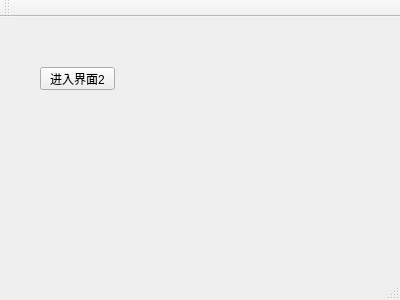
<?xml version="1.0" encoding="UTF-8"?>
<ui version="4.0">
 <class>MainWindow</class>
 <widget class="QMainWindow" name="MainWindow">
  <property name="geometry">
   <rect>
    <x>0</x>
    <y>0</y>
    <width>400</width>
    <height>300</height>
   </rect>
  </property>
  <property name="windowTitle">
   <string>MainWindow</string>
  </property>
  <widget class="QWidget" name="centralWidget">
   <widget class="QPushButton" name="pushButton">
    <property name="geometry">
     <rect>
      <x>40</x>
      <y>50</y>
      <width>75</width>
      <height>23</height>
     </rect>
    </property>
    <property name="text">
     <string>进入界面2</string>
    </property>
   </widget>
  </widget>
  <widget class="QMenuBar" name="menuBar">
   <property name="geometry">
    <rect>
     <x>0</x>
     <y>0</y>
     <width>400</width>
     <height>23</height>
    </rect>
   </property>
  </widget>
  <widget class="QToolBar" name="mainToolBar">
   <attribute name="toolBarArea">
    <enum>TopToolBarArea</enum>
   </attribute>
   <attribute name="toolBarBreak">
    <bool>false</bool>
   </attribute>
  </widget>
  <widget class="QStatusBar" name="statusBar"/>
 </widget>
 <layoutdefault spacing="6" margin="11"/>
 <resources/>
 <connections/>
</ui>
